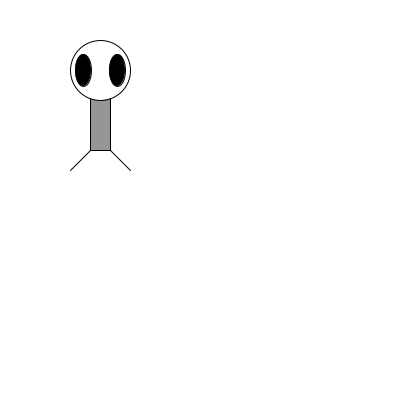
Frame 1 (no input)
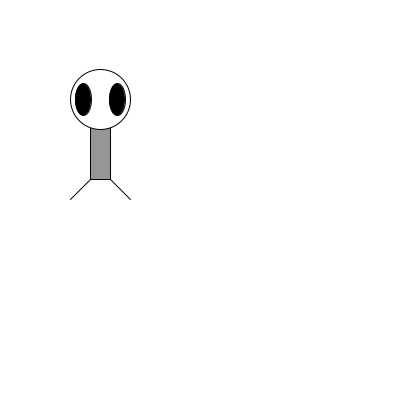
Frame 60 (the mouse pressed at the canvas centre just before this capture)
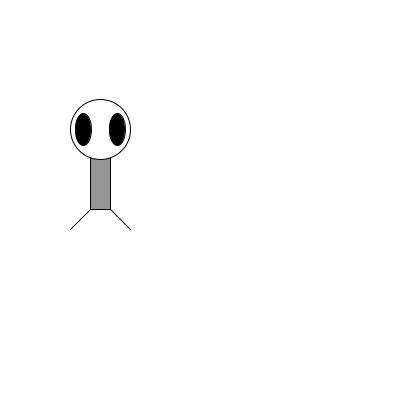
Frame 120 (the mouse held since frame 60 and released just before this capture)

The Processing sketch that drew these frames (run headless with seeded random() and noise(); from frame 60 on, the mouse is pressed at the canvas centre):

// Processing sketch: FdI_2019_06_zoog_functions
// ── FdI_2019_06_zoog_functions.pde
float bx = 100;
float by = 100;

void setup(){
  size(400,400);
}


void drawBody(float bx, float by){
  // corpo
  fill(150);
  rect(bx, by, 20, 100);
}

void drawHead(float hx, float hy){
  // testa
  fill(255);
  ellipse(hx , hy - 30, 60, 60);
  // occhi
  fill(0);
  ellipse(hx - 17 ,hy - 30, 16,32);
  ellipse(hx + 17  ,hy  - 30, 16,32);
}

void drawLegs(float lx, float ly){
  // gambe
  line(lx + 10,      ly + 50, 
       lx + 10 + 20, ly + 50 + 20);
  line(lx - 10,      ly + 50, 
       lx - 10 - 20, ly + 50 + 20);
}

void show(float x, float y){
  // show
  drawBody(x, y);
  drawHead(x, y);
  drawLegs(x, y);
}

void update(){
  // update
  by = by + 0.5;
}


void draw(){
  background(255);
  ellipseMode(CENTER);
  rectMode(CENTER);
  
  show(bx, by);
  update();
}
